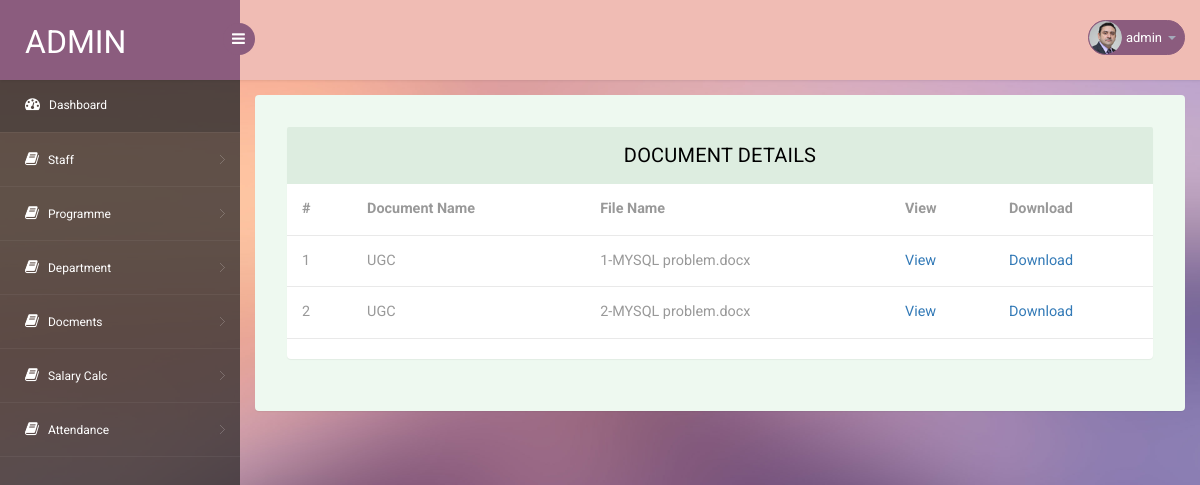
Page /doc_view.php (signed in) on the committed database.
### tables this page shows
CREATE TABLE `docfile` (
  `id` int(20) NOT NULL,
  `name` text NOT NULL,
  `filename` text NOT NULL,
  `created` datetime NOT NULL
);

### doc_view.php (the view, shortened to what this page needs)
<!DOCTYPE html>
<head>
<link rel="stylesheet" href="css/bootstrap.min.css" >
<link href="css/style.css" rel='stylesheet' type='text/css' />
<link href="css/style-responsive.css" rel="stylesheet"/>
<link rel="stylesheet" href="css/font.css" type="text/css"/>
<link href="css/font-awesome.css" rel="stylesheet">
</head>
<body>
<?php
include 'header.php';
?>
<section id="main-content">
	<section class="wrapper">
		<div class="table-agile-info">
 <div class="panel panel-default">
    <div class="panel-heading">
    Document Details
    </div>
    <div>
    <div class="table-responsive">
      <table class="table" ui-jq="footable" ui-options='{
        "paging": {
          "enabled": true
        },
        "filtering": {
          "enabled": true
        },
        "sorting": {
          "enabled": true
        }}'>
        <thead>
          <tr>
            <th>#</th>
            <th>Document Name</th>
            <th>File Name</th>
                        <th>View</th>
                        <th>Download</th>
          </tr>
        </thead>
        <tbody>
            <?php
                                        $sql = "SELECT * FROM `docfile`";
            $result = $conn->query($sql);
            $r=1;
            if ($result->num_rows > 0) {
            while($row = $result->fetch_assoc()) {
            ?>
            <tr>
            <td><?php echo $r++; ?></td>
            <td><?php echo $row['name']; ?></td>
            <td><?php echo $row['filename']; ?></td>
            <td><a href="uploads/<?php echo $row['filename']; ?>" target="_blank">View</a></td>
            <td><a href="uploads/<?php echo $row['filename']; ?>" download>Download</td>
            </tr>
            <?php
            }
            }
            ?>
        </tbody>
      </table>
    </div>
    </div>
  </div>
</div>
</section>
</body>
</html>

### css/style.css (style rules this page uses)
html, body { font-family: 'Roboto', sans-serif; font-size: 100%; overflow-x: hidden; background: url(../images/bg.jpg) no-repeat 0px 0px; background-size:cover; }
body a { transition: 0.5s all ease; -webkit-transition: 0.5s all ease; -moz-transition: 0.5s all ease; -o-transition: 0.5s all ease; -ms-transition: 0.5s all ease; text-decoration:none; }
#main-content { margin-left:240px; -webkit-transition:all .3s ease-in-out; -moz-transition:all .3s ease-in-out; -o-transition:all .3s ease-in-out; transition:all .3s ease-in-out; }
.wrapper { display:inline-block; margin-top:80px; padding:15px; width:100%; }
.panel-heading { position: relative; height: 57px; line-height: 57px; letter-spacing: 0.2px; color: #000; font-size: 18px; font-weight: 400; padding: 0 16px; background:#ddede0; border-top-right-radius: 2px; border-top-left-radius: 2px; text-transform: uppercase; text-align: center; }
.panel { border: none ! important; }
.table>thead>tr>th { border-bottom: 1px solid #e1ab91 ! important; }
.table>tbody>tr>td, .table>tbody>tr>th, .table>tfoot>tr>td, .table>tfoot>tr>th, .table>thead>tr>td, .table>thead>tr>th { border-bottom: 1px solid #e9e9e9 ! important; }
.table > thead > tr > th, .table > tbody > tr > th, .table > tfoot > tr > th, .table > thead > tr > td, .table > tbody > tr > td, .table > tfoot > tr > td { border-top: none !important; }
.table td, .table>tbody>tr>td, .table>tbody>tr>th, .table>tfoot>tr>td, .table>tfoot>tr>th, .table>thead>tr>td, .table>thead>tr>th { padding: 15px!important; }
.table > thead > tr > th, .table > tbody > tr > th, .table > tfoot > tr > th, .table > thead > tr > td, .table > tbody > tr > td, .table > tfoot > tr > td { font-size: 0.9em; color: #999; border-top: none !important; }
.table-agile-info { background: #eef9f0; padding: 2em; border-radius: 4px; -webkit-box-shadow: 0 1px 1px rgba(0,0,0,.05); box-shadow: 0 1px 1px rgba(0,0,0,.05); }
.panel-default>.panel-heading { color: #000000 ! important; background-color: #ddede0 ! important; border-color: #ddede0 ! important; font-size: 20px; }

### rows in the picture
docfile: name "UGC", filename "1-MYSQL problem.docx"
docfile: name "UGC", filename "2-MYSQL problem.docx"

### other values in the picture
$_SESSION['companyName'] "admin"
